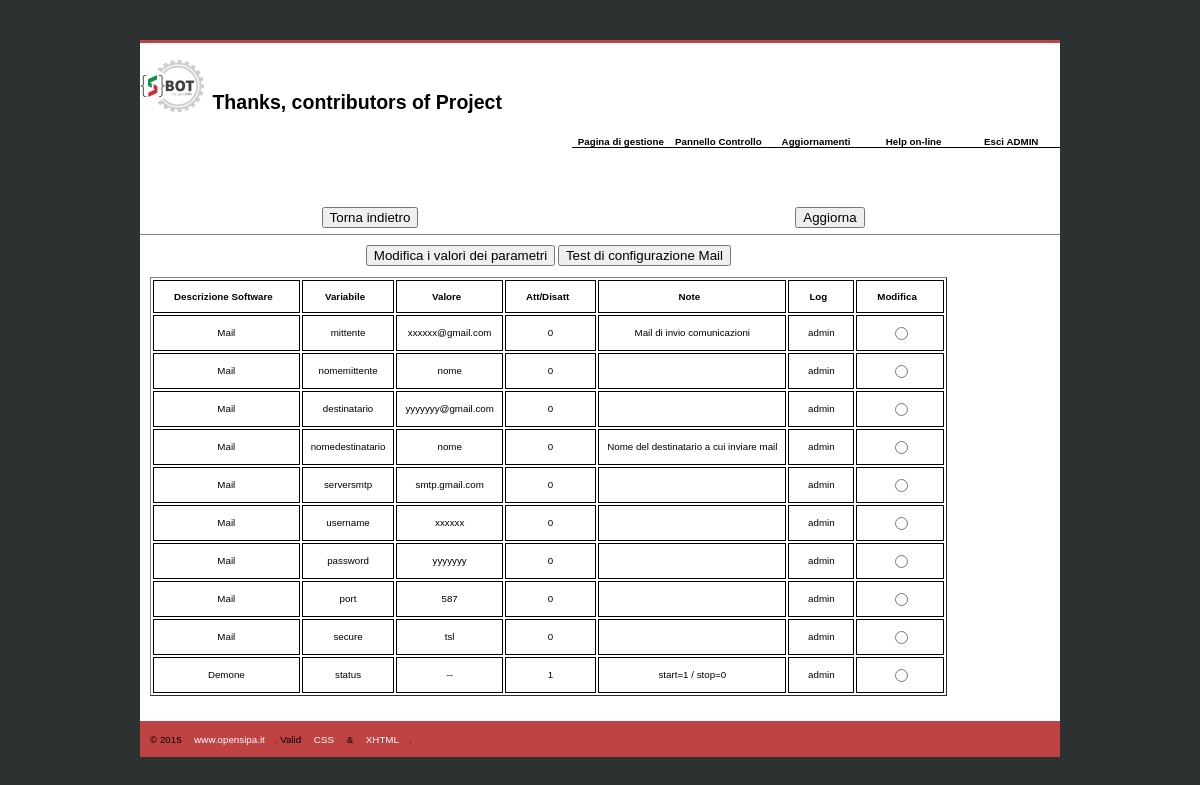
/panel.php (signed in), run on an earlier commit of the app's database.
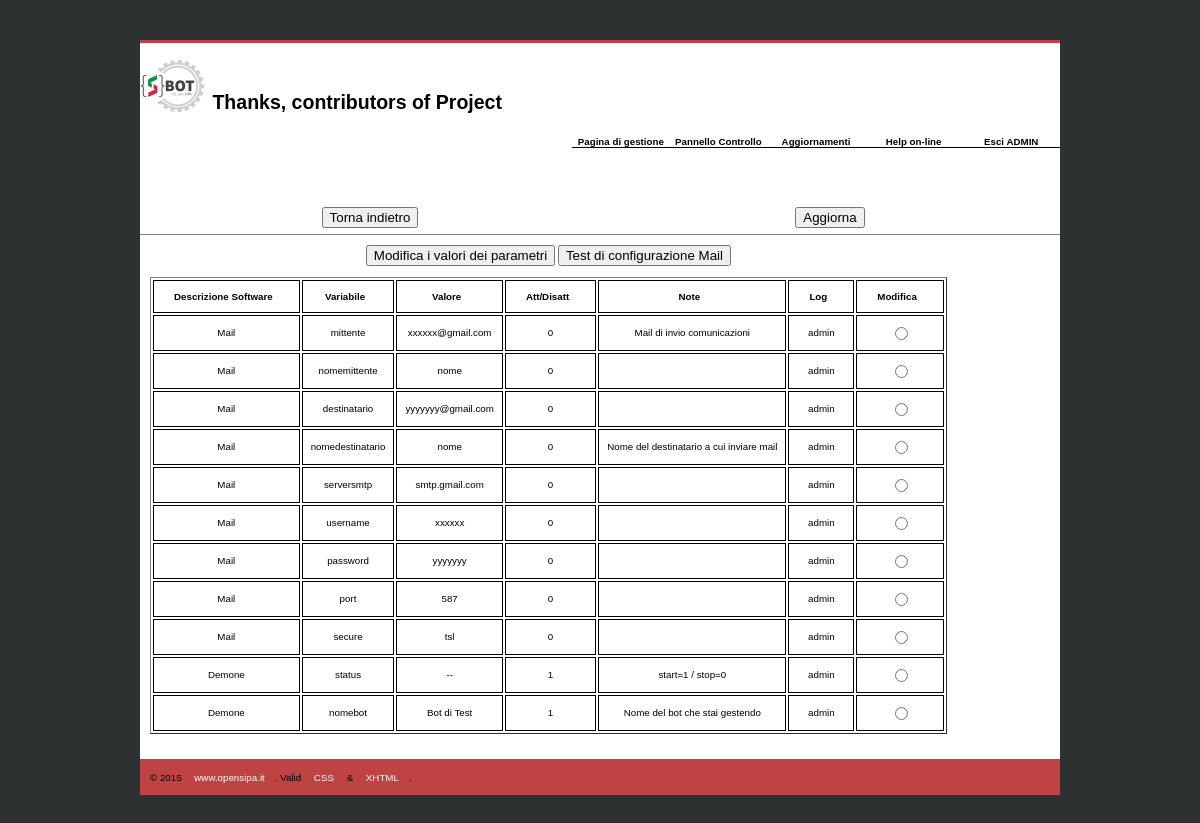
And on a later commit of the database.
### tables this page shows
CREATE TABLE `software_config` (
  `ID` int(11) NOT NULL,
  `SoftDesc` varchar(50) DEFAULT NULL,
  `Code` varchar(20) DEFAULT NULL,
  `Param` varchar(50) DEFAULT NULL,
  `Number` int(2) DEFAULT NULL,
  `Note` varchar(200) DEFAULT NULL,
  `Active` tinyint(1) NOT NULL DEFAULT '1',
  `Log` varchar(50) DEFAULT NULL,
  `DateUpdt` datetime DEFAULT NULL
);

### functions/functionDb.php (called while the page is built, shortened)
<?php
function dbParamExtraction($function)
{
    try {
        $conn=getDbConnection();
        $sql = "SELECT Code, Param, SoftDesc, Active, Log, ID, Note, Number FROM `software_config` WHERE $function";
        $stmt = $conn->prepare($sql);
        $stmt->execute();
        $tableParam=array();
        while ($riga=$stmt->fetch(PDO::FETCH_ASSOC)) {
            $tableParam[]=$riga;
        }
    } catch (Exception $ex) {
        return $ex->getMessage();
    }
    return ($tableParam);
}
function getDbConnection() {
    try {
        $mysqlConn = new PDO('mysql:dbname='.$GLOBALS['mysql_db'].';port='.$GLOBALS['mysql_port'].';host='.$GLOBALS['mysql_host'],$GLOBALS['mysql_user'],$GLOBALS['mysql_pass']);
        $mysqlConn->setAttribute(PDO::ATTR_ERRMODE, PDO::ERRMODE_EXCEPTION);
        $mysqlConn->setAttribute(PDO::ATTR_EMULATE_PREPARES, false);
    } catch (PDOException $e) {
        die('Connessione fallita al DB. Non posso proseguire');
    }
    return $mysqlConn;
}

### panel.php (the view, shortened to what this page needs)
<?php
include ('theme/header.php');
include ('functions/functionDb.php');
?>
<div id="content" class="clearfix">
    <div class="content-row">
        <form method="post" action="panel.php">
        <div align="center">
        <button type='submit' name='Valori' value='Valori' />Modifica i valori dei parametri</button>
        <button type='submit' name='Test' value='Test' />Test di configurazione Mail</button>
        </div>
        <br>
        <table border="1" align="center" id="order">
            <thead>
                <tr>
                <th><span>Descrizione Software</span></th>
                <th><span>Variabile</span></th>
                <th><span>Valore</span></th>
                <th><span>Att/Disatt</span></th>
                <th><span>Note</span></th>
                <th><span>Log</span></th>
                <th><span>Modifica</span></th>
                </tr>
            </thead>
            <tbody>
            <?php $extractParam = dbParamExtraction("SoftDesc is not null");
            foreach ($extractParam as $extract) {
                echo'<tr class="align">'
                .   '<td>'.$extract['SoftDesc'].'</td>'
                .   '<td>'.$extract['Code'].'</td>'
                .   '<td>'.$extract['Param'].'</td>'
                .   '<td>'.$extract['Active'].'</td>'
                .   '<td>'.$extract['Note'].'</td>'
                .   '<td>'.$extract['Log'].'</td>'
                .   '<td><input type="radio" name="ID" value="'.$extract['ID'].'" /></td>'
                .   '</tr>';
            }
            ?>
            </tbody>
        </table>
        </form>
    </div>
</div>
<?php include ('theme/footer.php');?>

### theme/header.php (shortened to what this page needs)
<!DOCTYPE html>
<html>
    <head>
        <link href="theme/css/stile.css" rel="stylesheet" type="text/css">
    </head>
<body>
<div id="container">
    <h1><span><img src="theme/img/logo.png" alt="logo Sbot"> </span>Thanks, contributors of Project</h1>
	<div id="header">
            <ul id="menu">
            <?php
            if (!empty($_SESSION['username'])) {
            echo'<li><a href="#">Pagina di gestione</a>'
                . '<ul>'
                . '<li><a href="admin.php">Invia messaggi</a></li>'
                . '<li><a href="message.php">Messaggi di utenti</a></li>'
                . '<li><a href="fullSend.php">Messaggi di massa</a></li>'
                . '<li><a href="user.php">Utenti attivi</a></li>'
                . '</ul></li>';
            echo'<li><a href="#">Pannello Controllo</a>'
                . '<ul>'
                . '<li><a href="coda.php">Coda Telegram</a></li>'
                . '<li><a href="panel.php">Gestione Mail</a></li>'
                . '<li><a href="panelButton.php">Gestione Pulsanti</a></li>'
                . '<li><a href="changePwd.php">Cambio password</a></li>'
                . '<li><a href="addAdmin.php">Gestione Admin</a></li>'
                . '</ul></li>';
            echo'<li><a href="#">Aggiornamenti</a>'
                . '<ul>'
                . '<li><a href="update.php">Controlla</a></li>'
                . '</ul></li>';
            echo'<li><a href="help.php">Help on-line</a></li>';
            echo'<li><a href="logout.php">Esci '.strtoupper ($_SESSION['username']).'</a></li>';
            } else {
            echo'<li><a href="index.php">Home page {S}Bot</a></li>';
            }
            ?>
            </ul>
	</div>
        <?php
        if (!empty($_SESSION['username'])) {
            $back = $_SERVER['HTTP_REFERER'];
            echo'<center><div style="float:left; width:50%">';
            echo'<form action="'.$back.'" method="GET">'
            .   '<input type="submit" value="Torna indietro" name="Submit" id="Submit">'
            .   '</form></div>'
            .   '<div style="float:left; width:50%">'
            .   '<form action="'.$nome = basename($_SERVER['PHP_SELF']).'">'
            .   '<input type="submit" name="submit" value="Aggiorna"></form>';
            echo'</div>'
            .   '</center>'
            .   '<br><br>'
            .   '<hr align=”center” size=”1″ noshade>';
            }
        ?>

### theme/footer.php
	<div id="footer">
		<p>&copy; 2015 <a href="http://www.opensipa.it">www.opensipa.it</a>. Valid <a href="http://jigsaw.w3.org/css-validator/check/referer">CSS</a> &amp; <a href="http://validator.w3.org/check?uri=referer">XHTML</a>.</p>
	</div>
</div>
    </body>
</html>

### theme/css/stile.css (style rules this page uses)
html { font-size: 61%; font-family: helvetica, arial, verdana, sans-serif; min-height: 100%; }
body { background:#2e3131; padding:0; margin:0; }
img { vertical-align:bottom; border:0; }
a:link, a:visited, a:hover, a:active, a:focus { text-decoration: none; cursor:pointer; }
div#footer:after, div.content-row:after, .clearfix:after { content: "."; display: block; height: 0; clear: both; visibility: hidden; }
.clearfix { display: inline-block; }
.clearfix { display: block; }
div#container { width: 920px; margin: 40px auto; background: #fff; border-top:3px solid #c04343; }
div#header { width:900px; height:80px; background:#fff; position:relative; padding-left:20px; }
div#content { width:900px; height:auto; background:#fff; padding:0 10px 20px 10px; }
div.content-row { display:block; background:#fff; padding:5px 0; float:left; }
div#footer { width:900px; height:auto; background:#c04343 url(./img/bg-footer.jpg) top left repeat-x; padding:3px 10px; }
div#footer p a { font-size:1em; color:#fff; padding:3px 10px; border:0; }
#menu { margin: 0; padding: 0; height: 2em; border-width: 0 0 1px 0; border-style: solid; float: right; }
#menu li { margin: 0; padding: 0; float: left; height: 3em; width: 10em; display: inline; list-style-type: none; position: relative; line-height: 3em; }
#menu li a:link, #menu li a:visited { margin: 0; padding: 0; text-decoration: none; color: #000; background: transparent; float: left; width: 10em; text-align: center; font-weight: bold; }
#order thead { cursor: pointer; }
#order thead tr th span { padding-right: 16px; background-repeat: no-repeat; background-position: 90% 90%; }
#order thead tr th { font-weight: bold; padding: 10px 10px; padding-left: 20px; }
#order tbody tr td { text-align: center; padding: 8px 8px; }
#tbcenter table, td, tr, th { margin-left:auto; margin-right:auto; border: 1px solid black; text-align: center; }

What changed in the data, as far as the page shows it:
added software_config: SoftDesc "Demone", Code "nomebot", Param "Bot di Test", Active "1", Note "Nome del bot che stai gestendo", Log "admin"
